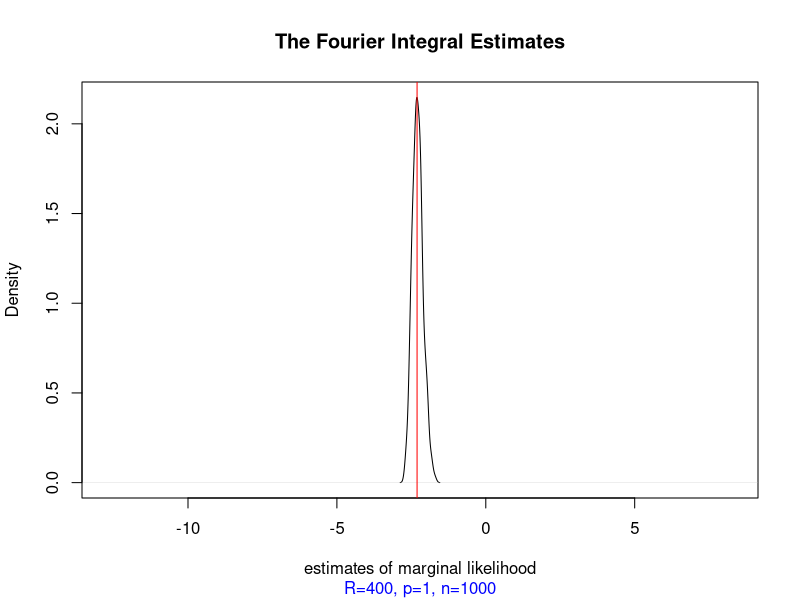
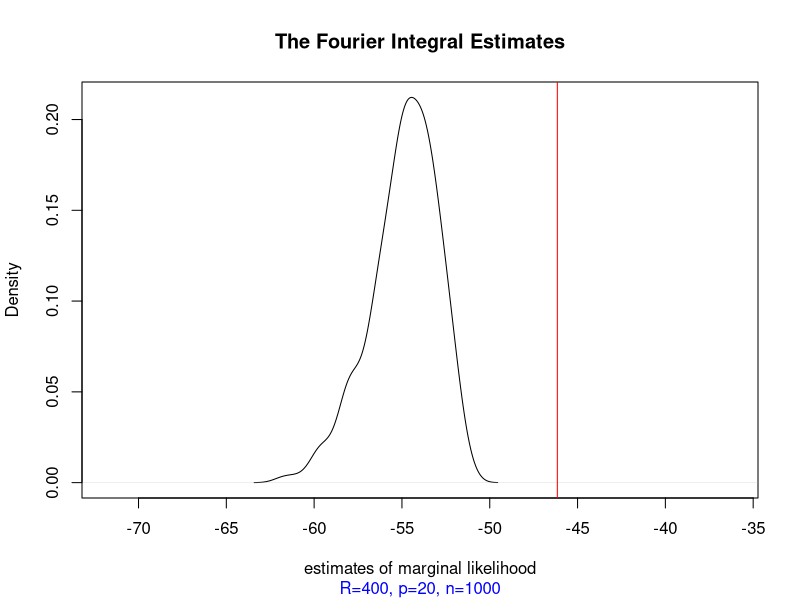
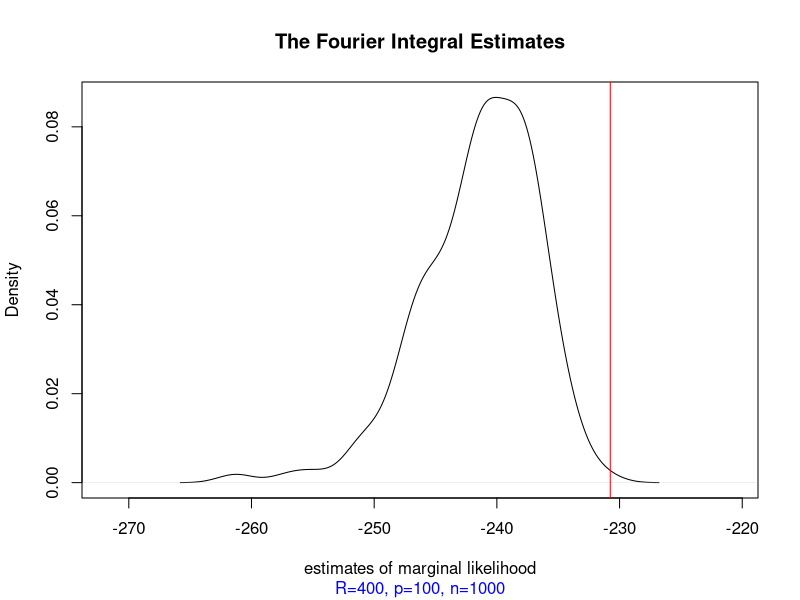

Source code (R) for these figures, in order:
set.seed(42)
library(matrixStats)
library(mvtnorm)
library(ggfortify)
library(ggplot2)



fi_sim <- function(p)
{
  


inflation <- 1
iter <- 300
n = 1e3
v = 0.01
#p = 10
R = 400
Rt = 2000
Re = 360
tau = exp(-7.25)
eta = exp(-7.75)
extraction_index <- 4

target.mean = rep(0, p)
target.var = diag(x = v/(v + 1), ncol = p, nrow = p)

log.true.c <- function(v, p) {
  (p / 2) * (log(v) - log(1 + v)) # this formula is given right after (58) in Lartillot.
}
ltrue.c = log.true.c(v = v, p = p)

###### delete later
# likelihood = function(xi, v)

# joint density of data and parameter
likepri_fn <- function(theta, v){
  like = -sum(theta^2) / (2 * v)
  prior = sum(dnorm(theta, 0, 1, log = T))
  return(like + prior)
}

epanechnikov.results = triangle.results = doubleexp.results = norm.results = simulation.results = rep(NA, iter)
simR_results = simR_lpriorlike = rep(NA, iter)
ptm <- proc.time()
# we choose to evaluate the posterior density at 0
for (i in 1:iter){
  if (p == 1){
    # FI
    target.sample = rnorm(n = n, sd = sqrt(target.var))
    
    a = sin(R * target.sample ) / target.sample
    post.dens = abs(sum(a)) / (n * pi)
    lpriorlike = likepri_fn(0, v = v)
    simulation.results[i] = lpriorlike - log(post.dens)
    
    # normal-FI
    post.dens = mean(dnorm(target.sample, mean = 0, sd = 4 * tau))
    norm.results[i] = lpriorlike - log(post.dens)
    # double-exponential-FI
    post.dens = mean(dcauchy(target.sample, location = 0, scale = eta))
    doubleexp.results[i] = lpriorlike - log(post.dens)
    # triangle-kernel-FI
    a = (1 / (Rt * target.sample^2)) * (1 - cos(Rt * (target.sample)))
    post.dens = sum(a) / (n * pi^p)
    triangle.results[i] = lpriorlike - log(post.dens)
    # Epanechnikov-kernel-FI
    a = (-2 / Re) * (1 / target.sample^2) * cos(Re * (-target.sample)) + (2 / Re^2) * (1 / -target.sample^3) * sin(Re * (-target.sample))
    post.dens = sum(a) / (n * pi^p)
    epanechnikov.results[i] = lpriorlike - log(post.dens)
  }
  if (p >= 2){
    target.sample = rnorm(p * n, mean = 0, sd = sqrt(v / (v + 1))) * inflation
    target.sample = matrix(c(target.sample), nrow = n, ncol = p, byrow = T)
    
    a = abs(rowProds(sin(R * target.sample) / target.sample)) # multiplying together different dimensions
    post.dens = sum(a) / (n * pi^p)
    lpriorlike = likepri_fn(rep(0, p), v = v)
    simulation.results[i] = lpriorlike - log(post.dens)
    
    # normal-FI
    post.dens = mean(dmvnorm(target.sample, mean = rep(0, p), sigma = diag(2 * tau, nrow = p)))
    lpriorlike = likepri_fn(0, v = v)
    norm.results[i] = lpriorlike - log(post.dens)
  }
  if (i == extraction_index) {
    test_sample = target.sample
  }
  print(paste0("iteration", i))
}
proc.time() - ptm
mean(is.na(simulation.results))
mean(simulation.results)
sd(simulation.results) / sqrt(iter)
square.diff = (simulation.results - rep(ltrue.c, iter))^2
(1 / iter) * sum(square.diff)

#############
# testing alternating the reference points for FI (density comparison)
#############
test_evaluation_index = sample(1:iter, iter, replace = TRUE)
if (p == 1) {
  for (j in 1:iter) {
    ref_index = test_evaluation_index[j]
    ref = test_sample[ref_index]
    evaluation_sample = test_sample[-ref_index]
    
    a = sin(R * (evaluation_sample - ref)) / (evaluation_sample - ref)
    post.dens = abs(sum(a) / (n * pi))
    simR_lpriorlike[j] = likepri_fn(ref, v = v)
    simR_results[j] = simR_lpriorlike[j] - log(post.dens)
    
    print(paste0("iteration", j))
  }
} else {
  for (j in 1:iter) {
    ref_index = test_evaluation_index[j]
    ref = test_sample[ref_index, ]
    evaluation_sample = test_sample[-ref_index, ]
    
    a = abs(rowProds(sin(R * (evaluation_sample - ref)) / (evaluation_sample - ref))) # multiplying together different dimensions
    post.dens = abs(sum(a)) / (n * pi^p)
    simR_lpriorlike[j] = likepri_fn(ref, v = v)
    simR_results[j] = simR_lpriorlike[j] - log(post.dens)
    
    print(paste0("iteration", j))
  }
  
}
mean(is.na(simR_results))
mean(simR_results)
sd(simR_results) / sqrt(iter)
square.diff = (simulation.results - rep(ltrue.c, iter))^2
(1 / iter) * sum(square.diff)

# OLS and PCA
simR_fit <- lm(simR_results ~ simR_lpriorlike)
simR_fit |> summary()
simR_pc <- prcomp(cbind(simR_lpriorlike, simR_results))

# derive the rightmost cluster variance using the rightmost r% points
left_bound <- sort(simR_lpriorlike, decreasing = TRUE)[ceiling(0.05 * length(simR_lpriorlike))]
rightmost_var <- var(simR_results[which(simR_lpriorlike >= left_bound)])

# derive the 'angular' bias estimate
simR_rotation <- min(abs(acos(simR_pc$rotation[1, 1]) - pi), acos(simR_pc$rotation[1, 1]))

# loss function
simR_loss <- function(rotation_bias, cluster_variance) {
  exp(2 * rotation_bias) + cluster_variance
}
simR_loss(simR_rotation, rightmost_var)

####### plotting

upper = max(c(max(simulation.results), ltrue.c)) + 10
lower = min(c(min(simulation.results), ltrue.c)) - 10
label =  sprintf("R=%d, p=%d, n=%d", R, p, n)
png(file=sprintf("%s.png", label))
plot(density(simulation.results), xlab = "estimates of marginal likelihood",
     main = "The Fourier Integral Estimates",
     xlim=c(lower,upper)
     )
abline(v = ltrue.c, col = "red")
mtext(label, side = 1, line = 4, col = "blue")
dev.off()

}



fi_sim(1)
fi_sim(20)
fi_sim(100)
